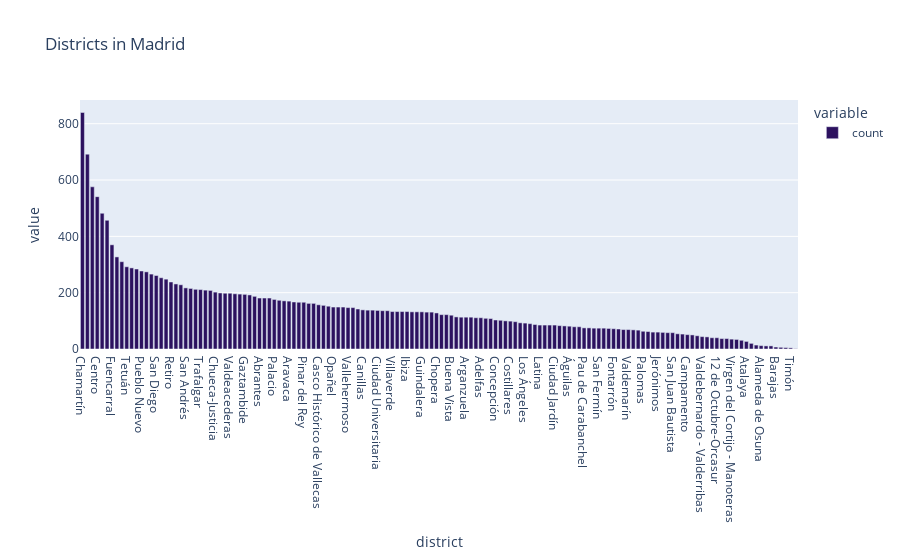

Notebook cell for this chart:
### Code cell
fig= px.bar(df['district'].value_counts(), title= 'Districts in Madrid', color_discrete_sequence= dark_colors)
fig.show()

### Figure 1 — Plotly figure (JSON) as saved in the notebook; plotly's stock layout.template omitted (floating-point values rounded to 4 significant figures; data arrays with more than 128 entries replaced by an {"elided": "..."} marker saying what was removed)
{"data": [{"hovertemplate": "variable=count<br>district=%{x}<br>value=%{y}<extra></extra>", "legendgroup": "count", "marker": {"color": "#2c115f", "pattern": {"shape": ""}}, "name": "count", "orientation": "v", "showlegend": true, "textposition": "auto", "type": "bar", "x": {"elided": "146 str values"}, "xaxis": "x", "y": {"elided": "146 int values"}, "yaxis": "y"}], "layout": {"barmode": "relative", "legend": {"title": {"text": "variable"}, "tracegroupgap": 0}, "title": {"text": "Districts in Madrid"}, "xaxis": {"anchor": "y", "domain": [0, 1], "title": {"text": "district"}}, "yaxis": {"anchor": "x", "domain": [0, 1], "title": {"text": "value"}}}}
